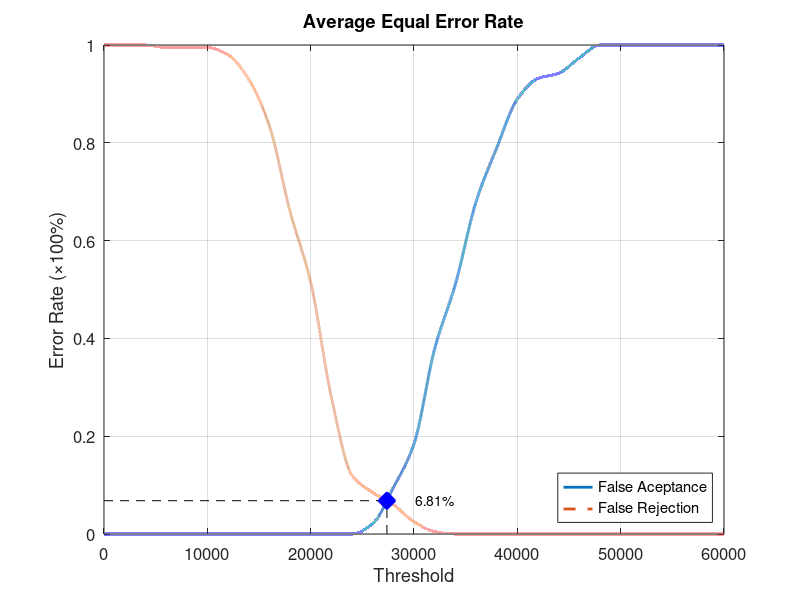
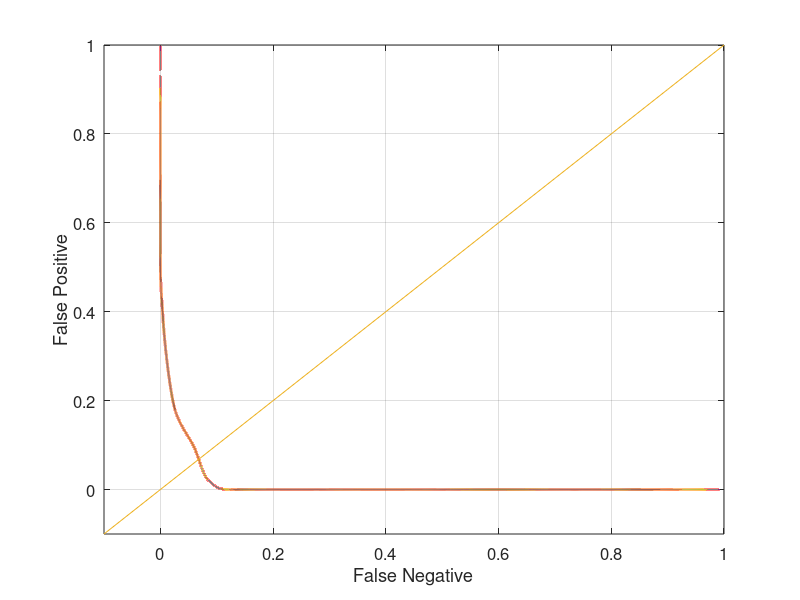

Here is the MATLAB script that generated these plots, in order:
function yEER = Database1_1
close all;
clear;
clc;
x = 0:2000:60000;
xq = 0:0.5:60000;

y0 = [0 0 0 0 0 0 0 0 0 0 0 0 0 0.0210526 0.0947368 0.184211 0.378947 0.510526 0.678947 0.789474 0.889474 0.931579 0.942105 0.973684 1 1 1 1 1 1 1];
yy0 = interp1(x, y0, xq, 'pchip');
y1 = [1 1 1 0.995 0.995 0.995 0.98 0.93 0.835 0.66 0.515 0.28 0.12 0.085 0.06 0.025 0.005 0 0 0 0 0 0 0 0 0 0 0 0 0 0];
yy1 = interp1(x, y1, xq, 'pchip');

% Calculating EER: 
y2 = abs(y0 - y1);
find(y2 == min(y2))
yy2 = abs(yy0 - yy1);
xEER = find(yy2 == min(yy2));
xEERIndex = xq(xEER) % X-axis EER
yEER = yy0(xEER) % Y-axis EER

main = figure
plot(xq, yy0,'-','LineWidth', 2);	hold on
plot(xq, yy1,'--','LineWidth', 2);	hold on
plot([xEERIndex xEERIndex], [0 yEER], 'k--');	hold on
plot([0 xEERIndex], [yEER yEER], 'k--');	hold on
plot(xEERIndex, yEER, 'bx', 'LineWidth', 10);	hold on
text(xEERIndex + 10 * xEERIndex / 100, yEER, [num2str(round((10000 * yEER)) / 100) '%'])
legend('False Aceptance', 'False Rejection', 'Location', 'SouthEast')
xlabel('Threshold')
ylabel('Error Rate (\times100%)')
title('Average Equal Error Rate')
set(gca, 'FontSize', 12)
axis([0 60000 0 1])
grid on

print(main, 'Database1_1Main', '-dpng');
FNRxFPR = figure('Color', [1 1 1]);
plot(yy1, yy0, '-', yy1, yy0, 'LineWidth', 2);
hold on
y = -0.1:0.1:1
plot(y, y); 
set(gca, 'FontSize', 12)
xlabel('False Negative')
ylabel('False Positive')
axis([-0.1 1 -0.1 1])
set(gca, 'FontSize', 12)
grid on

print(FNRxFPR, 'Database1_1FNRxFPR','-dpng');
end
